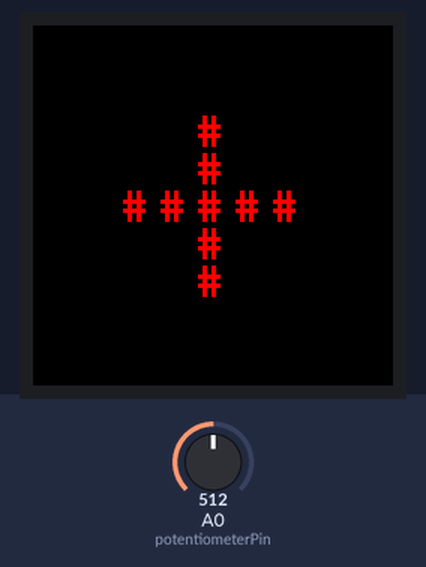
Simulated run of this sketch. Board: Arduino Uno, built with avr-gcc and run on an emulated ATmega328P. On the bench: 240×240 colour display. Inputs (shaded band) come from the test bench; at power-on: A0 (potentiometerPin) = 512.

Above: at 1.2 s.
1.3 s: A0 (potentiometerPin) set to 580
2.8 s: A0 (potentiometerPin) set to 603
4.3 s: A0 (potentiometerPin) set to 539
5.8 s: A0 (potentiometerPin) set to 516
7.3 s: A0 (potentiometerPin) set to 716
At 8.2 s:
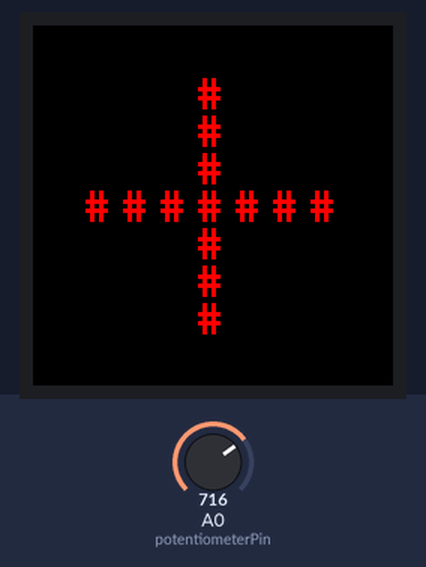
9.2 s: A0 (potentiometerPin) set to 177
At 10.4 s:
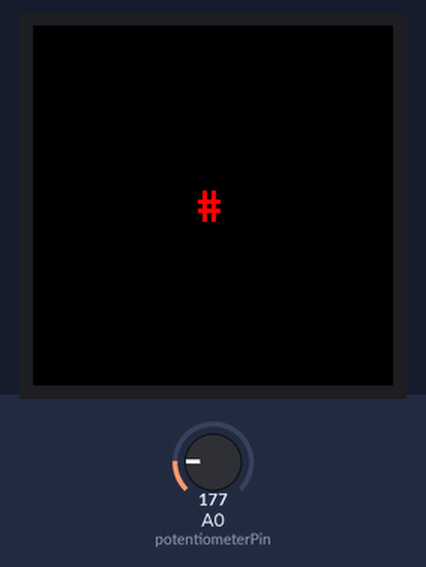
10.7 s: A0 (potentiometerPin) set to 153
Timing chart, 0 to 13.2 s (numbered marks = the images above; inputs shaded):
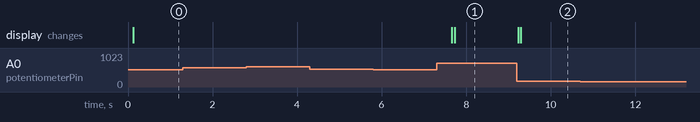

The sketch:

PotentiometerCrossOled.ino
```cpp
#include <Arduino_ST7789_Fast.h>
Arduino_ST7789 lcd = Arduino_ST7789(7, 8);

#define potentiometerPin A0

int count=0;
int potentiometerVal;
int prevValue;
void setup() {
  lcd.init(240, 240); //initialize screen resolution
  lcd.fillScreen(BLACK);
  lcd.setTextColor(WHITE);
  lcd.setTextSize(3);
  Serial.begin(9600);
}

void loop() {
  potentiometerVal = analogRead(potentiometerPin);
  count = potentiometerVal * 6/1022;
  if(prevValue-potentiometerVal > 75 || potentiometerVal-prevValue > 75) lcd.clearScreen();
  prevValue = potentiometerVal;
  lcd.setCursor(110,0);
  lcd.setTextColor(RED);
  for(int i=0; i<count && i<5; i++){
    //Left
    lcd.setCursor(110-(i*25),110);
    lcd.println("#");

    //Right
    lcd.setCursor(110+(i*25),110);
    lcd.println("#");

    //Up
    lcd.setCursor(110,110-(i*25));
    lcd.println("#");

    //Down
    lcd.setCursor(110,110+(i*25));
    lcd.println("#");
  }

  delay(500);
}
```

Measured:
- after the input at 1.3 s, every drawn part: stays the same
- after the input at 2.8 s, every drawn part: stays the same
- after the input at 4.3 s, every drawn part: stays the same
- after the input at 5.8 s, every drawn part: stays the same
- after the input at 7.3 s, the display: first changes after 0.36 s (image 1 shows a later state)
- after the input at 9.2 s, the display: first changes at once (image 2 shows a later state)
- after the input at 10.7 s, every drawn part: stays the same
